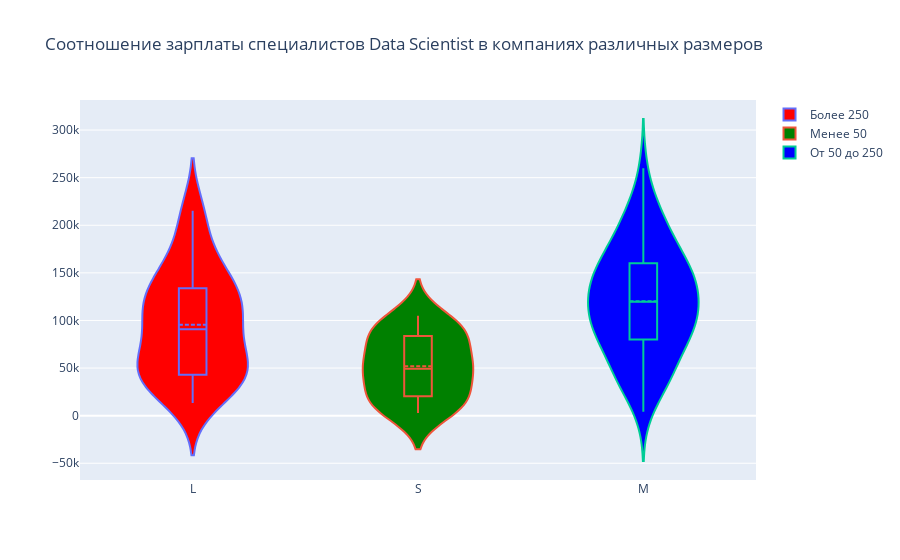

Notebook cell for this chart:
### Markdown cell above
### Как соотносятся зарплаты специалистов Data Scientist в компаниях различных размеров

### Code cell
data = df[df['job_title'] == 'Data Scientist']

# Choose colors for each group
colors = ['red', 'green', 'blue']

# Create the Violin trace with different colors for each group
plot = go.Figure()

for i, size in enumerate(data['company_size'].unique()):
    df_plot = data[data['company_size'] == size]
    trace = go.Violin(
        x = df_plot['company_size'],
        y = df_plot['salary_in_usd'],
        box_visible = True,
        meanline_visible = True,
        fillcolor = colors[i],
        name = locale[size]
    )

    plot.add_trace(trace)

plot.update_layout(title = 'Соотношение зарплаты специалистов Data Scientist в компаниях различных размеров')

render_plot.render(plot, file = f"images/ds_company_size_salary.png", width = 1000, height = 500, type = current_render_type)

### Figure 1 — Plotly figure (JSON) as saved in the notebook; plotly's stock layout.template omitted (floating-point values rounded to 4 significant figures)
{"data": [{"box": {"visible": true}, "fillcolor": "red", "meanline": {"visible": true}, "name": "Более 250", "type": "violin", "x": ["L", "L", "L", "L", "L", "L", "L", "L", "L", "L", "L", "L", "L", "L", "L", "L", "L", "L", "L", "L", "L", "L", "L", "L", "L", "L", "L", "L", "L", "L", "L", "L", "L", "L", "L", "L", "L", "L", "L", "L", "L", "L", "L"], "y": [79833, 35735, 40481, 68428, 105000, 120000, 100000, 53192, 29751, 73000, 50000, 75774, 13400, 40038, 90734, 147000, 37825, 160000, 116914, 56256, 88654, 135000, 103691, 165000, 36643, 115000, 130000, 58000, 20171, 109000, 180000, 120000, 215300, 158200, 140400, 215300, 31615, 35590, 52396, 40000, 122346, 135000, 205300]}, {"box": {"visible": true}, "fillcolor": "green", "meanline": {"visible": true}, "name": "Менее 50", "type": "violin", "x": ["S", "S", "S", "S", "S", "S", "S", "S", "S", "S", "S", "S", "S", "S", "S", "S", "S", "S", "S", "S", "S"], "y": [51321, 45760, 76958, 21669, 62726, 49268, 105000, 91237, 62726, 42197, 9466, 100000, 82500, 2859, 5679, 12901, 87738, 90000, 16904, 25532, 48000]}, {"box": {"visible": true}, "fillcolor": "blue", "meanline": {"visible": true}, "name": "От 50 до 250", "type": "violin", "x": ["M", "M", "M", "M", "M", "M", "M", "M", "M", "M", "M", "M", "M", "M", "M", "M", "M", "M", "M", "M", "M", "M", "M", "M", "M", "M", "M", "M", "M", "M", "M", "M", "M", "M", "M", "M", "M", "M", "M", "M", "M", "M", "M", "M", "M", "M", "M", "M", "M", "M", "M", "M", "M", "M", "M", "M", "M", "M", "M", "M", "M", "M", "M", "M", "M", "M"], "y": [39916, 38776, 118000, 138350, 49646, 80000, 150000, 119059, 61467, 33808, 46809, 4000, 28399, 77684, 100000, 130000, 90000, 136620, 99360, 117789, 104702, 146000, 123000, 65438, 39263, 165220, 120160, 95550, 167000, 150000, 211500, 138600, 170000, 180000, 71982, 45807, 260000, 180000, 80000, 18442, 104890, 140000, 220000, 183228, 91614, 185100, 200000, 120000, 230000, 100000, 100000, 100000, 165000, 86703, 69336, 78000, 141300, 102100, 176000, 144000, 205300, 140400, 210000, 150000, 160000, 130000]}], "layout": {"title": {"text": "Соотношение зарплаты специалистов Data Scientist в компаниях различных размеров"}}}
